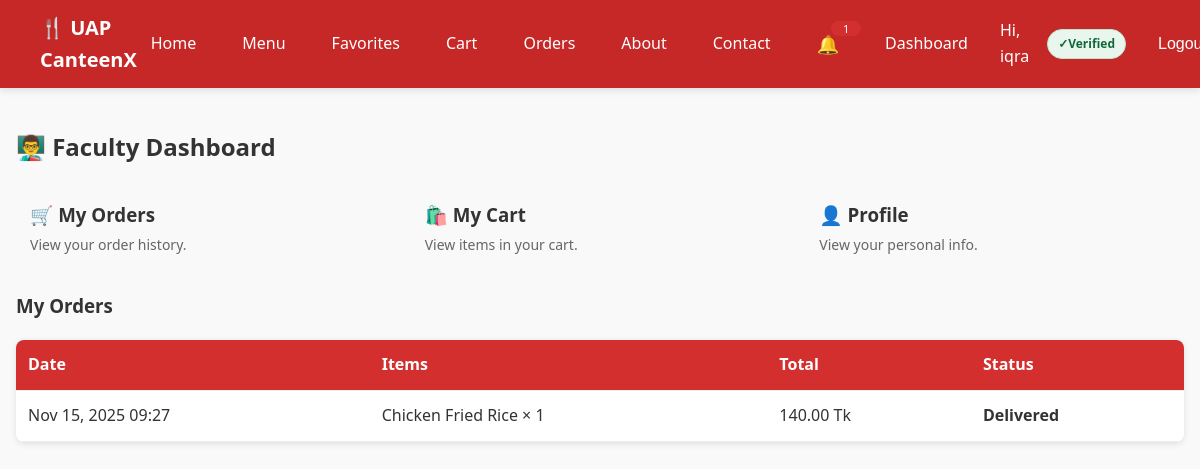
The app's page /dashboard/ (signed in), older data.
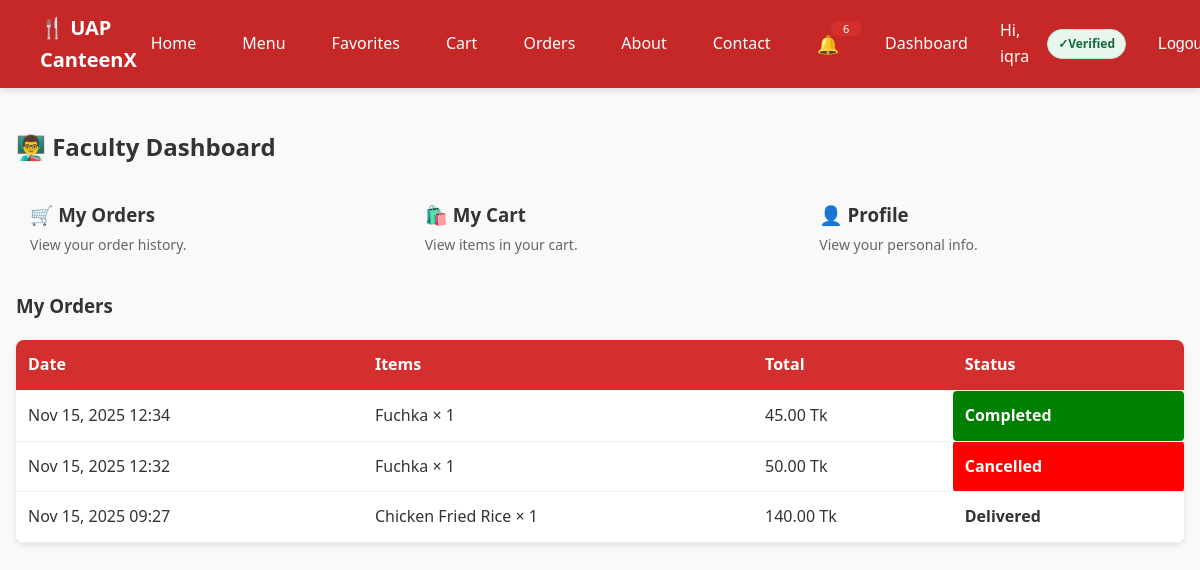
The same page, newer data.
### my_canteen/models.py (models this page shows, shortened)
class Order(models.Model):
    STATUS_CHOICES = [
        ('pending', 'Pending'),
        ('accepted', 'Accepted'),
        ('preparing', 'Preparing'),
        ('ready', 'Ready'),
        ('delivered', 'Delivered'),
        ('completed', 'Completed'),
        ('cancelled', 'Cancelled'),
    ]
    PAYMENT_STATUS_CHOICES = [('unpaid', 'Unpaid'), ('paid', 'Paid')]
    PAYMENT_METHOD_CHOICES = [
        ('cash', 'Cash'),
        ('mock_card', 'Mock Card'),
        ('stripe', 'Stripe'),
        ('sslcommerz', 'SSLCommerz'),
    ]
    user = models.ForeignKey(User, on_delete=models.CASCADE)
    total_price = models.DecimalField(max_digits=8, decimal_places=2)
    address = models.CharField(max_length=255)
    status = models.CharField(max_length=20, choices=STATUS_CHOICES, default='pending')
    payment_status = models.CharField(max_length=10, choices=PAYMENT_STATUS_CHOICES, default='unpaid')
    payment_method = models.CharField(max_length=10, choices=PAYMENT_METHOD_CHOICES, default='cash')
    created_at = models.DateTimeField(auto_now_add=True)

class OrderItem(models.Model):
    order = models.ForeignKey(Order, on_delete=models.CASCADE)
    item = models.ForeignKey(MenuItem, on_delete=models.CASCADE)
    quantity = models.PositiveIntegerField(default=1)
    unit_price = models.DecimalField(max_digits=6, decimal_places=2)

class MenuItem(models.Model):
    name = models.CharField(max_length=100)
    description = models.TextField(blank=True)
    price = models.DecimalField(max_digits=6, decimal_places=2)
    stock = models.PositiveIntegerField(default=0)
    image = models.ImageField(upload_to='menu/', blank=True, null=True)
    category = models.ForeignKey(Category, on_delete=models.CASCADE, null=True)
    is_active = models.BooleanField(default=True)
    is_popular = models.BooleanField(default=False)
    rating_avg = models.FloatField(default=0)
    rating_count = models.PositiveIntegerField(default=0)

### my_canteen/views.py (the view)
# urls.py: path("dashboard/", views.dashboard, name="dashboard"),
@login_required
def dashboard(request):
    profile = UserProfile.objects.select_related("user").get(user=request.user)
    real_role = profile.role
    effective_role = get_effective_role(real_role)
    if effective_role in ["admin", "vendor"]:
        orders = Order.objects.all().order_by("-created_at")
        items = MenuItem.objects.all()
    elif effective_role == "staff":
        orders = Order.objects.filter(
            status__in=["accepted", "preparing"]
        ).order_by("-created_at")
        items = None
    else:
        orders = Order.objects.filter(user=request.user).order_by("-created_at")
        items = None
    title_map = {
        "admin": "🛠 Admin Dashboard",
        "vendor": "🏪 Vendor Dashboard",
        "staff": "👨‍🍳 Staff Dashboard",
        "student": "🎓 Student Dashboard",
        "faculty": "🎓 Faculty Dashboard",
        "guest": "👋 Welcome",
    }
    dashboard_title = title_map.get(real_role, "Dashboard")
    template_name = f"my_canteen/dashboard/{real_role}.html"
    ctx = {
        "profile": profile,
        "orders": orders,
        "items": items,
        "real_role": real_role,
        "effective_role": effective_role,
        "dashboard_title": dashboard_title,
    }
    return render(request, template_name, ctx)

### my_canteen/context_processors.py (called while the page is built)
def favorites_processor(request):
    if request.user.is_authenticated:
        fav_ids = Favorite.objects.filter(user=request.user).values_list('item_id', flat=True)
        return {"favorite_items": set(fav_ids)}
    return {"favorite_items": set()}

def cart_count(request):
    cart = request.session.get("cart", {})
    return {"cart_count": sum(cart.values())}

def notifications_context(request):
    if request.user.is_authenticated:
        unread_count = Notification.objects.filter(user=request.user, is_read=False).count()
    else:
        unread_count = 0
    return {
        "unread_notifications": unread_count
    }

### my_canteen/views.py (called while the page is built)
def get_effective_role(real_role: str) -> str:
    if real_role == "admin":
        return "vendor"
    if real_role == "vendor":
        return "admin"
    return real_role

### my_canteen/templates/my_canteen/dashboard/faculty.html
{% extends "my_canteen/base.html" %}
{% block content %}
<h2>👨‍🏫 Faculty Dashboard</h2>
<div style="display:grid;grid-template-columns:repeat(auto-fit,minmax(180px,1fr));gap:16px;margin-bottom:20px;">
  <a href="{% url 'orders' %}"
     class="surface"
     style="padding:14px;border-radius:10px;text-decoration:none;display:block;">
    <h3 style="margin:0 0 4px;">🛒 My Orders</h3>
    <p style="margin:0;color:#666;font-size:14px;">View your order history.</p>
  </a>
  <a href="{% url 'cart' %}"
     class="surface"
     style="padding:14px;border-radius:10px;text-decoration:none;display:block;">
    <h3 style="margin:0 0 4px;">🛍️ My Cart</h3>
    <p style="margin:0;color:#666;font-size:14px;">View items in your cart.</p>
  </a>
  <a href="{% url 'profile' %}"
     class="surface"
     style="padding:14px;border-radius:10px;text-decoration:none;display:block;">
    <h3 style="margin:0 0 4px;">👤 Profile</h3>
    <p style="margin:0;color:#666;font-size:14px;">View your personal info.</p>
  </a>
</div>
<h3>My Orders</h3>
<table class="orders-table">
    <tr>
      <th>Date</th>
      <th>Items</th>
      <th>Total</th>
      <th>Status</th>
    </tr>
    {% for order in orders %}
    <tr>
        <td>{{ order.created_at|date:"M d, Y H:i" }}</td>
        <td>
            {% for oi in order.orderitem_set.all %}
                {{ oi.item.name }} × {{ oi.quantity }} <br>
            {% endfor %}
        </td>
        <td>{{ order.total_price }} Tk</td>
        <td class="status {{ order.status }}">{{ order.status }}</td>
    </tr>
    {% empty %}
      <tr><td colspan="4" style="text-align:center;">No orders yet.</td></tr>
    {% endfor %}
</table>
{% endblock %}

### my_canteen/templates/my_canteen/base.html (shortened to what this page needs)
{% load static %}
<!DOCTYPE html>
<html lang="en">
<head>
  <link rel="stylesheet" href="{% static 'my_canteen/css/styles.css' %}"/>
</head>
<body>
  <nav class="navbar">
    <div class="logo">🍴 UAP CanteenX</div>
    <ul class="nav-links">
      <li><a href="{% url 'home' %}">Home</a></li>
      <li><a href="{% url 'menu' %}">Menu</a></li>
      <li><a href="{% url 'favorites' %}"> Favorites</a></li>
      <li>
        <a href="{% url 'cart' %}">
          Cart
        </a>
      </li>
      <li><a href="{% url 'orders' %}">Orders</a></li>
      <li><a href="{% url 'about' %}">About</a></li>
      <li><a href="{% url 'contact' %}">Contact</a></li>
      {% if user.is_authenticated %}
        <li style="position:relative;">
          <a href="{% url 'notifications' %}"
             style="display:inline-flex;align-items:center;justify-content:center;
                    font-size:18px;text-decoration:none;">
            🔔
          </a>
          {% if unread_notifications > 0 %}
            <span style="
              position:absolute;
              top:-4px;
              right:-8px;
              background:#d32f2f;
              color:#fff;
              font-size:11px;
              padding:2px 6px;
              border-radius:999px;
              line-height:1;
              min-width:18px;
              text-align:center;
            ">
              {{ unread_notifications }}
            </span>
          {% endif %}
        </li>
        <li><a href="{% url 'dashboard' %}">Dashboard</a></li>
        <li class="nav-user">Hi, {{ user.username }}</li>
        <li>
          {% if user.is_active %}
            <span class="badge badge-verified">Verified</span>
          {% else %}
            <span class="badge badge-unverified">Email not verified</span>
          {% endif %}
        </li>
        <li>
          <form action="{% url 'logout' %}" method="post" style="display:inline;">
            <button type="submit" class="link-like">Logout</button>
          </form>
        </li>
      {% else %}
        <li><a href="{% url 'login' %}">Login</a></li>
        <li><a class="btn" href="{% url 'signup' %}">Signup</a></li>
      {% endif %}
    </ul>
  </nav>
  <main class="container">
    {% block content %}{% endblock %}
  </main>
</body>
</html>

Row changes from the older to the newer data that the page shows:
added Order: created_at "Nov 15, 2025 12:34", total_price "45.00", status "Completed"
added OrderItem: item.name "Fuchka", quantity "1", shown under "Nov 15, 2025 12:34"
added Order: created_at "Nov 15, 2025 12:32", total_price "50.00", status "Cancelled"
added OrderItem: item.name "Fuchka", quantity "1", shown under "Nov 15, 2025 12:32"
Text that changed along with them:
{{ unread_notifications }}: "1" → "6"
